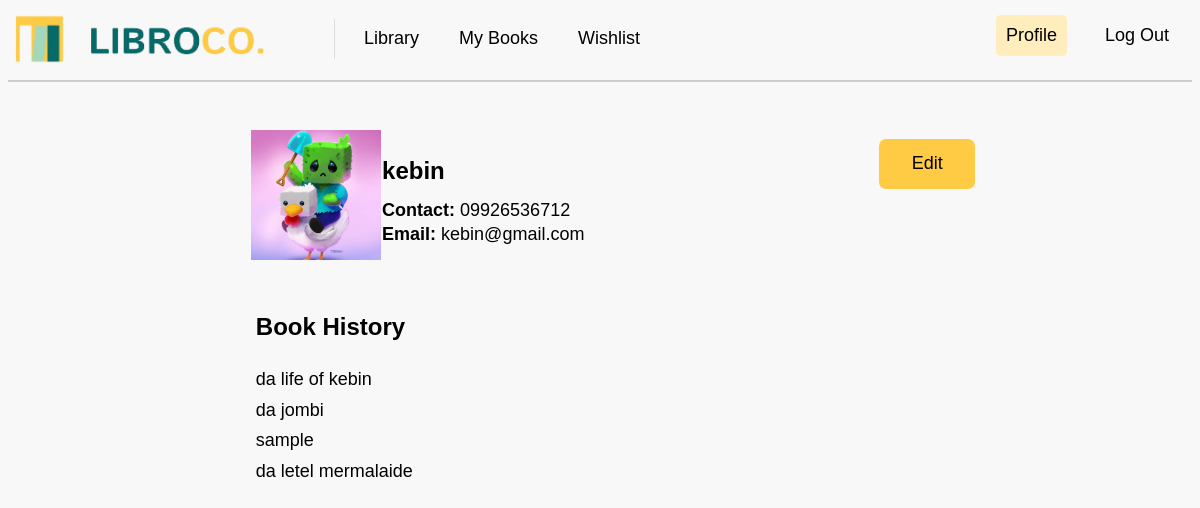
The app's page /reader_profile (signed in), older data.
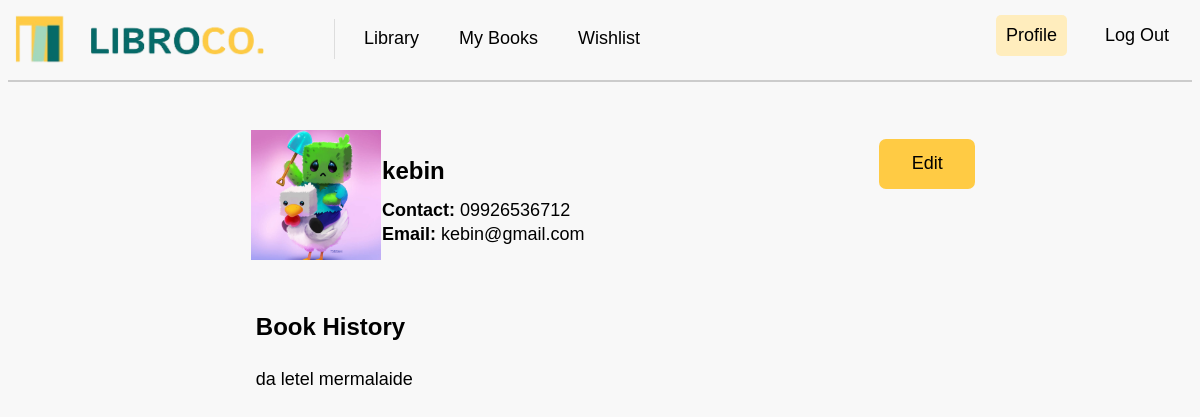
The same page, newer data.
### tables this page shows
CREATE TABLE requests (
request_id INTEGER PRIMARY KEY AUTOINCREMENT,
user_id INTEGER,
book_id INTEGER,
request_date TIMESTAMP DEFAULT CURRENT_TIMESTAMP, due_date DATE DEFAULT NULL, status VARCHAR(20) DEFAULT 'Pending',
FOREIGN KEY (user_id) REFERENCES users(user_id),
FOREIGN KEY (book_id) REFERENCES books(book_id));

CREATE TABLE "books" (
	"book_id"	INTEGER,
	"book_title"	VARCHAR(50) UNIQUE,
	"author"	VARCHAR(50),
	"publication_year"	INTEGER(5),
	"genre"	VARCHAR(20),
	"description"	VARCHAR(300),
	"image"	VARCHAR(100),
	PRIMARY KEY("book_id")
);

### app.py (the view)
@app.route("/reader_profile")
def reader_profile():
    print("Session data in reader profile route:", session)
    if 'user_id' not in session:
        return redirect(url_for("login"))
    user_id = session.get('user_id')
    sql_user = """
    SELECT u.user_name, u.user_email, u.user_contact, p.user_image
    FROM users u
    LEFT JOIN profileimages p ON u.user_id = p.user_id
    WHERE u.user_id = ?
    """
    user = getprocess(sql_user, (user_id,))
    if user:
        user_data = user[0]
        sql_history = """
        SELECT books.book_title, books.author, books.genre, requests.request_date
        FROM requests
        JOIN books ON requests.book_id = books.book_id
        WHERE requests.user_id = ?
        """
        history = getprocess(sql_history, (user_id,))
        book_history = [
            {
                "title": record['book_title'],
                "author": record['author'],
                "genre": record['genre'],
                "date": record['request_date']
            }
            for record in history
        ]
        return render_template(
            "reader_profile.html",
            user=user_data,
            book_history=book_history
        )
    else:
        flash("Profile not found.")
        return redirect(url_for("login"))

### app.py (called while the page is built)
@app.before_request
def before_request():
    print("Session data:", session)

### dbhelper.py (called while the page is built)
def getprocess(sql: str, params: tuple = ()) -> list:
    try:
        db = connect(database, timeout=30, check_same_thread=False)  # Adding timeout and thread safety
        db.row_factory = Row  # Ensure that rows are returned as dictionaries
        cursor = db.cursor()
        cursor.execute(sql, params)
        data = cursor.fetchall()  # Fetch the data
        return data
    except Error as e:
        print(f"SQLite error: {e}")
        return []
    finally:
        db.close()  # Ensure the connection is closed

### templates/reader_profile.html (shortened to what this page needs)
<!DOCTYPE html>
<html lang="en">
<head>
    <link rel="stylesheet" type="text/css" href="{{ url_for('static', filename='css/mainstyle.css') }}">
    <link rel="stylesheet" type="text/css" href="{{ url_for('static', filename='css/profilestyles.css') }}">
</head>
<body>
    <nav>
        <a class="navbar-brand" href="{{ url_for('library') }}">
            <img class="logo" src="{{ url_for('static', filename='images/logo.png') }}" width="250" height="50" alt="LibroCo. Logo">
        </a>
        <div class="navbar-links">
            <a href="{{ url_for('library') }}">Library</a>
            <a href="{{ url_for('my_books') }}">My Books</a>
            <a href="{{ url_for('wishlist') }}">Wishlist</a>
        </div>
        <div class="navbar-right">
            <a href="{{ url_for('reader_profile') }}" class="active">Profile</a>
            <a href="{{ url_for('logout') }}">Log Out</a>
        </div>
    </nav>
    <div class="divider"></div>
    <div class="main-content">
        <div class="profile_container">
            <div class="profile_image">
                <img src="{{ url_for('static', filename=user['user_image'] if user['user_image'] else 'images/default_profile.png') }}" alt="Profile Image">
            </div>
            <div class="profile_details">
                <h3 class="name">{{ user['user_name'] }}</h3>
                <h5 class="label">Contact: <span class="phone_details">{{ user['user_contact'] }}</span></h5>
                <h5 class="label">Email: <span class="email_details">{{ user['user_email'] }}</span></h5>
            </div>
            <div class="edit">
                <a href="{{ url_for('edit_reader_profile', id=user['user_id']) }}">
                    <button class="edit_button">Edit</button>
                </a>
            </div>
        </div>
        <div class="book_history">
            <h3 class="book_history_header">Book History</h3>
            <ol class="book_list">
                {% if book_history %}
                    {% for book in book_history %}
                        <li>
                            {{ book.title }}
                        </li>
                    {% endfor %}
                {% else %}
                    <li>No book history available.</li>
                {% endif %}
            </ol>
        </div>
    </div>
</body>
</html>

Row changes from the older to the newer data that the page shows:
removed requests: title "da life of kebin"
removed requests: title "da jombi"
removed requests: title "sample"
